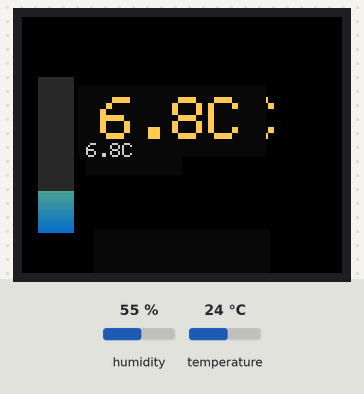
Bench run of a sketch on a simulated ESP32. Parts: 160×128 colour display. Inputs (shaded band) come from the test bench; at power-on: temperature 24 °C, humidity 55 %.

Above: at 1.4 s.
1.5 s: temperature set to 41 °C
At 2.68 s:
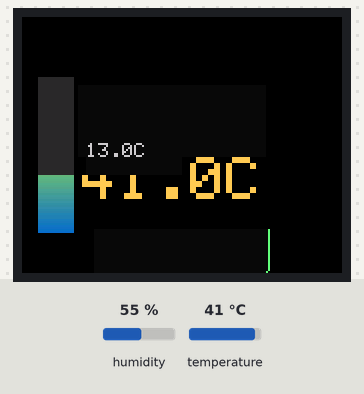
4.4 s: temperature set to 33 °C
At 4.94 s:
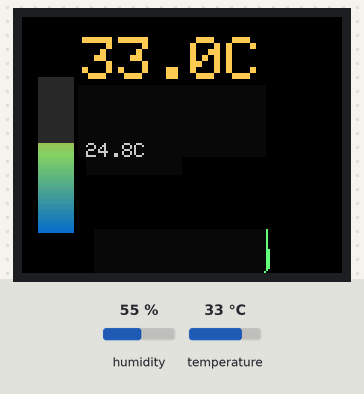
7.3 s: temperature set to 41 °C
At 25.8 s:
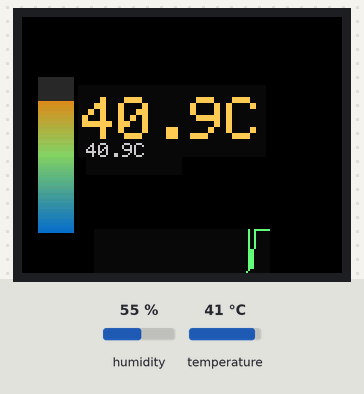
Timing chart, 0 to 26.5 s (numbered marks = the images above; inputs shaded):
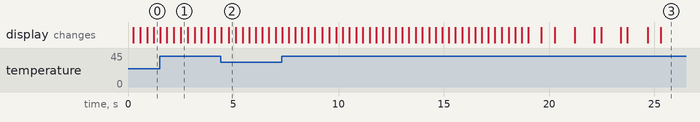

Measured:
- after the input at 4.4 s, the display: first differs from a run without the input after 0.38 s (image 2)

The sketch:

TFT_display_temperature_output.ino
```cpp
#include <SPI.h>
#include <Adafruit_GFX.h>
#include <Adafruit_ST7735.h>
#include "DHT.h"

// ---------- ПИНЫ (измените при необходимости) ----------
#define TFT_MOSI  26  // SDA на модуле
#define TFT_SCLK  27  // SCK на модуле
#define TFT_MISO  19  // MISO (необязательно, но ставим стандартный)
#define TFT_CS    13   // CS (chip select)
#define TFT_DC    12  // A0 на модуле -> DC
#define TFT_RST   14  // RST (если нет пина RST на модуле, можно поставить -1 и подключить RST к 3.3V)

#define DHTPIN    25    // DATA pin DHT11
#define DHTTYPE   DHT11

// ---------- Объекты ----------
Adafruit_ST7735 tft = Adafruit_ST7735(TFT_CS, TFT_DC, TFT_RST);
DHT dht(DHTPIN, DHTTYPE);

// ---------- Параметры интерфейса ----------
const uint16_t SCR_W = 128;
const uint16_t SCR_H = 160;

// Основные зоны
const int TITLE_Y = 6;
const int TEMP_BOX_Y = 26;
const int TEMP_BOX_H = 56;

// Thermometer zone
const int THERM_X = 8;
const int THERM_Y = TEMP_BOX_Y + 4;
const int THERM_W = 18;
const int THERM_H = 78;

// Sparkline zone
const int SPARK_X = 36;
const int SPARK_Y = 106;
const int SPARK_W = 88;
const int SPARK_H = 40;

// Animation / timing
const unsigned long READ_INTERVAL = 2000; // ms для DHT11
const unsigned int FRAME_MS = 300;         // ~25 FPS
const float SMOOTH_ALPHA = 0.08f;         // экспоненциальное сглаживание отображаемого значения
const unsigned int NUMERIC_ANIM_MS = 420; // длительность скольжения цифры (ms)

// Sparkline buffer
const int SPARK_SAMPLES = SPARK_W;
float spark[SPARK_SAMPLES];
int sparkPos = 0;

// Показания и анимационные переменные
float measuredTemp = 0;
float dispTemp = 0;
float prevTempForAnim = 0;
unsigned long lastRead = 0;

// Для скольжения большой цифры
bool numericAnimating = false;
unsigned long numericAnimStart = 0;
float numericAnimFrom = 0;
float numericAnimTo = 0;

// Вспомогательные цвета
uint16_t colBg, colTitle, colBox, colText, colAccent, colThermBg;

void drawBorderAndLayout() {

  tft.setTextSize(1);
  tft.setTextColor(colTitle);
  tft.setCursor(6, TITLE_Y);
  tft.print("DHT11 Temp");

  // термометр рамка
  tft.drawRect(THERM_X - 1, THERM_Y - 1, THERM_W + 2, THERM_H + 2, colBox);

  // подписи
  tft.setTextSize(1);
  tft.setTextColor(colText);
  tft.setCursor(THERM_X, THERM_Y + THERM_H + 4);
  tft.print("Temp");
  tft.setCursor(SPARK_X, SPARK_Y + SPARK_H + 4);
  tft.print("History");
}

float clampf(float v, float a, float b) { if (v < a) return a; if (v > b) return b; return v; }

// easing (cubic out)
float easeOutCubic(float t) {
  t = clampf(t, 0.0f, 1.0f);
  t = t - 1.0f;
  return 1.0f + t * t * t;
}

// Анимированная смена большого числа (скольжение)
void drawTempNumericAnimated(float fromVal, float toVal, float progress) {
  int boxX = 28;
  int boxY = TEMP_BOX_Y + 8;
  int boxW = SCR_W - boxX - 6;
  int boxH = TEMP_BOX_H - 20;

  char bufFrom[16], bufTo[16];
  snprintf(bufFrom, sizeof(bufFrom), "%.1fC", fromVal);
  snprintf(bufTo, sizeof(bufTo), "%.1fC", toVal);

  uint8_t txtSize = 3;
  tft.setTextSize(txtSize);
  int16_t x1,y1; uint16_t w,h;
  tft.getTextBounds(bufFrom, 0, 0, &x1, &y1, &w, &h);

  int cx = boxX + (boxW - w) / 2;
  int cy = boxY + (boxH - h) / 2;

  int dir = (toVal >= fromVal) ? -1 : 1; // to > from -> slide up (dir -1)
  float e = easeOutCubic(progress);

  int oldY = cy + int(dir * (e * (h + 6)));
  int newY = cy + int(dir * ((e - 1.0f) * (h + 6)));

  // очищаем зону
  tft.fillRect(boxX, boxY, boxW, boxH, colBg);

  // новый (акцент)
  tft.setTextColor(colAccent);
  tft.setCursor(cx, newY);
  tft.print(bufTo);
}

void drawTempStatic(float val) {
  int boxX = 28;
  int boxY = TEMP_BOX_Y + 8;
  int boxW = SCR_W - boxX - 6;
  int boxH = TEMP_BOX_H - 20;

  char buf[16];
  snprintf(buf, sizeof(buf), "%.1fC", val);

  uint8_t txtSize = 3;
  tft.setTextSize(txtSize);
  int16_t x1,y1; uint16_t w,h;
  tft.getTextBounds(buf, 0, 0, &x1, &y1, &w, &h);
  int cx = boxX + (boxW - w) / 2;
  int cy = boxY + (boxH - h) / 2;

  tft.fillRect(boxX, boxY, boxW, boxH, colBg);
  tft.setTextColor(colAccent);
  tft.setCursor(cx, cy);
  tft.print(buf);
}

void drawThermometer(float temp) {
  const float MIN_T = -10.0f, MAX_T = 50.0f;
  float clamped = clampf(temp, MIN_T, MAX_T);
  float frac = (clamped - MIN_T) / (MAX_T - MIN_T);
  int fillH = (int)(frac * THERM_H);

  // очистка внутренней области
  tft.fillRect(THERM_X, THERM_Y, THERM_W, THERM_H, colThermBg);

  for (int i = 0; i < THERM_H; ++i) {
    int drawY = THERM_Y + THERM_H - 1 - i;
    uint16_t color;
    if (i < fillH) {
      float p = (float)i / max(1, THERM_H - 1);
      uint8_t r = (uint8_t)clampf(10 + 245 * p, 0, 255);
      uint8_t g = (uint8_t)clampf(10 + 200 * (1.0f - fabs(p - 0.5f)), 0, 255);
      uint8_t b = (uint8_t)clampf(200 * (1.0f - p), 0, 255);
      color = tft.color565(r,g,b);
    } else {
      color = colThermBg;
    }
    tft.drawFastHLine(THERM_X, drawY, THERM_W, color);
  }


  char buf[12];
  snprintf(buf, sizeof(buf), "%.1fC", temp);
  tft.setTextSize(1);
  tft.setTextColor(colText);
  tft.fillRect(THERM_X + THERM_W + 6, THERM_Y + THERM_H/2 - 8, 48, 18, colBg);
  tft.setCursor(THERM_X + THERM_W + 6, THERM_Y + THERM_H/2 - 6);
  tft.print(buf);
}

void drawSparklineFull() {
  tft.fillRect(SPARK_X, SPARK_Y, SPARK_W, SPARK_H, colBg);

  float minv = 9999, maxv = -9999;
  for (int i=0;i<SPARK_SAMPLES;i++) {
    if (!isnan(spark[i])) {
      if (spark[i] < minv) minv = spark[i];
      if (spark[i] > maxv) maxv = spark[i];
    }
  }
  if (minv == 9999) return;
  if (fabs(maxv - minv) < 0.05f) maxv = minv + 0.05f;

  for (int i=0;i<SPARK_W-1;i++) {
    int idx1 = (sparkPos + i) % SPARK_SAMPLES;
    int idx2 = (sparkPos + i + 1) % SPARK_SAMPLES;
    float v1 = spark[idx1];
    float v2 = spark[idx2];
    int y1 = SPARK_Y + SPARK_H - (int)((v1 - minv) / (maxv - minv) * SPARK_H);
    int y2 = SPARK_Y + SPARK_H - (int)((v2 - minv) / (maxv - minv) * SPARK_H);
    tft.drawLine(SPARK_X + i, y1, SPARK_X + i + 1, y2, tft.color565(100,255,120));
  }
}

void setup() {
  Serial.begin(115200);
  delay(50);

  // цвета
  colBg     = tft.color565(8,10,12);
  colTitle  = tft.color565(220,220,220);
  colBox    = tft.color565(120,120,120);
  colText   = tft.color565(200,200,200);
  colAccent = tft.color565(255,200,80);
  colThermBg= tft.color565(40,40,45);

  // SPI init
  SPI.begin(TFT_SCLK, TFT_MISO, TFT_MOSI);

  // TFT init
  tft.initR(INITR_BLACKTAB);
  tft.setRotation(1);
  tft.setTextWrap(false);

  // DHT init
  dht.begin();

  // init spark buffer
  for (int i=0;i<SPARK_SAMPLES;i++) spark[i] = NAN;
  sparkPos = 0;

  // initial draw
  drawBorderAndLayout();
  drawSparklineFull();

  lastRead = millis() - READ_INTERVAL; // чтобы сразу прочитать
  measuredTemp = dispTemp = 0.0f;
  prevTempForAnim = 0.0f;

}

void loop() {
  unsigned long now = millis();

  // Чтение DHT с интервалом
  if (now - lastRead >= READ_INTERVAL) {
    lastRead = now;
    float t = dht.readTemperature();
    if (!isnan(t)) {
      measuredTemp = t;

      // sparkline: добавляем
      spark[sparkPos] = t;
      sparkPos = (sparkPos + 1) % SPARK_SAMPLES;

      // запуск числовой анимации при заметном изменении
      if (fabs(measuredTemp - prevTempForAnim) >= 0.2f) {
        numericAnimating = true;
        numericAnimStart = now;
        numericAnimFrom = prevTempForAnim;
        numericAnimTo = measuredTemp;
        prevTempForAnim = measuredTemp;
      } else {
        prevTempForAnim = measuredTemp;
      }
    } else {
      Serial.println("DHT read failed");
    }
  }

  // Сглаживание отображаемого значения
  dispTemp += (measuredTemp - dispTemp) * SMOOTH_ALPHA;

  // Обновление анимации большого числа
  if (numericAnimating) {
    tft.fillScreen(ST7735_BLACK);
    unsigned long dt = now - numericAnimStart;
    float prog = clampf((float)dt / (float)NUMERIC_ANIM_MS, 0.0f, 1.0f);
    drawTempNumericAnimated(numericAnimFrom, numericAnimTo, prog);
    if (prog >= 1.0f) numericAnimating = false;
  } else {
    drawTempStatic(dispTemp);
  }

  // Обновляем термометр и sparkline
  drawThermometer(dispTemp);
  drawSparklineFull();
  delay(FRAME_MS);

}
```
